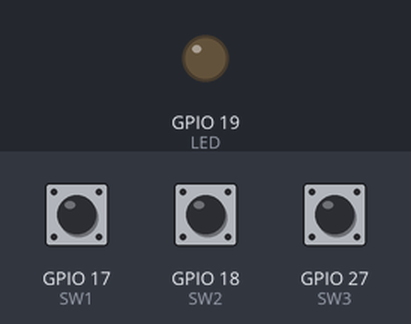
The program below on a simulated Raspberry Pi (BCM pin numbers). Shown: output pins drawn as LEDs (lit = HIGH). The inputs (shaded band) are chosen by the test bench; at power-on: GPIO 27 (SW3) HIGH, GPIO 17 (SW1) HIGH, GPIO 18 (SW2) HIGH. What the program prints to the terminal is not drawn.

Above: at 1.2 s.
1.3 s: GPIO 27 (SW3) pulled LOW for 0.15 s
At 2.3 s:
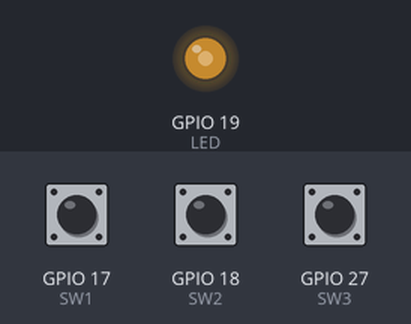
2.9 s: GPIO 17 (SW1) pulled LOW for 1 s
At 3.05 s:
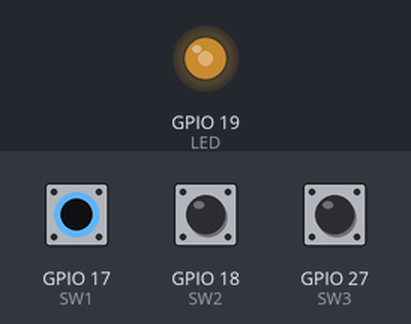
5.9 s: GPIO 17 (SW1) pulled LOW for 3.2 s
At 9.5 s:
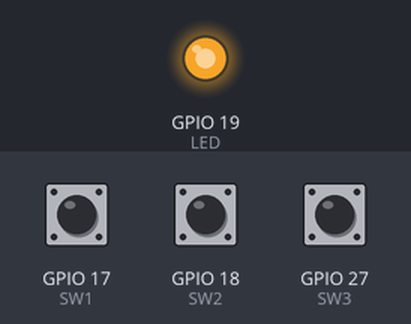
10.6 s: GPIO 27 (SW3) pulled LOW for 1 s
At 12.8 s:
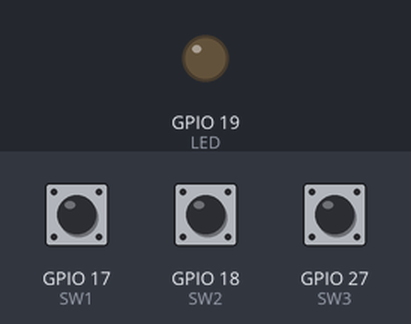
13.1 s: GPIO 27 (SW3) pulled LOW for 3.2 s
At 16.6 s:
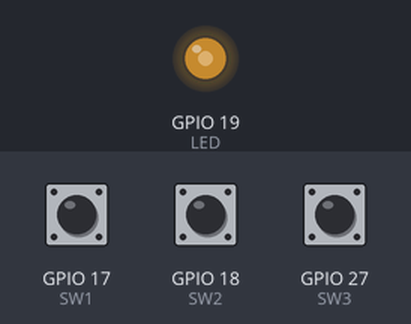
17.8 s: GPIO 18 (SW2) pulled LOW for 3.2 s
At 20.29 s:
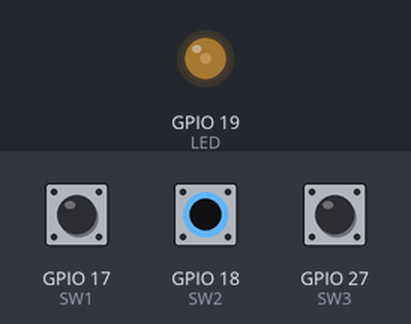
Timing chart, 0 to 22.4 s (numbered marks = the images above; inputs shaded):
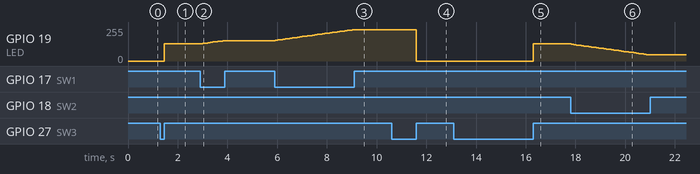

The program:

PWM.py
```python
import RPi.GPIO as GPIO
import time, sys

LED = 19
SW1 = 17 # Brightness up
SW2 = 18 # Brightness down
SW3 = 27 # LED on/off

brightness = 50
flag = False

GPIO.setmode(GPIO.BCM)
GPIO.setup(LED, GPIO.OUT, initial=GPIO.LOW)
GPIO.setup(SW1, GPIO.IN, pull_up_down=GPIO.PUD_UP)
GPIO.setup(SW2, GPIO.IN, pull_up_down=GPIO.PUD_UP)
GPIO.setup(SW3, GPIO.IN, pull_up_down=GPIO.PUD_UP)
pwm = GPIO.PWM(LED, 50)

def pressSwitch(key):
    global pwm, flag, brightness
    flag = not flag
    if flag:
        brightness = 50
        pwm.start(brightness)
        print("\nLight on")
    else:
        pwm.stop()
        brightness = 50
        print("\nLight off")

def pressUp():
    global pwm, brightness
    brightness = brightness + 1
    if brightness > 100:
        brightness = 100
    pwm.ChangeDutyCycle(brightness)

def pressDown():
    global pwm, brightness
    brightness = brightness - 1
    if brightness < 0:
        brightness = 0
    pwm.ChangeDutyCycle(brightness)

GPIO.add_event_detect(SW3, GPIO.RISING, bouncetime=200, callback=pressSwitch)

try:
    while True:
        time.sleep(0.1)
        if GPIO.input(SW1) == GPIO.LOW:
            pressUp()
        elif GPIO.input(SW2) == GPIO.LOW:
            pressDown()
        if flag:
            sys.stdout.write("\rCurrent brightness: %d" %(brightness))
            sys.stdout.flush()

except KeyboardInterrupt:
    GPIO.cleanup()
```

Measured:
- after the input at 1.3 s, GPIO 19 (LED): 0/255 → 128/255 after 0.15 s
- after the input at 2.9 s, GPIO 19 (LED): moves from 128/255 to 153/255 over 0.90 s, starting at once
- after the input at 5.9 s, GPIO 19 (LED): moves from 153/255 to 235/255 over 3.1 s, starting at once
- after the input at 10.6 s, GPIO 19 (LED): 235/255 → 0/255 after 1.0 s
- after the input at 13.1 s, GPIO 19 (LED): 0/255 → 128/255 after 3.2 s
- after the input at 17.8 s, GPIO 19 (LED): moves from 128/255 to 46/255 over 3.1 s, starting at once
